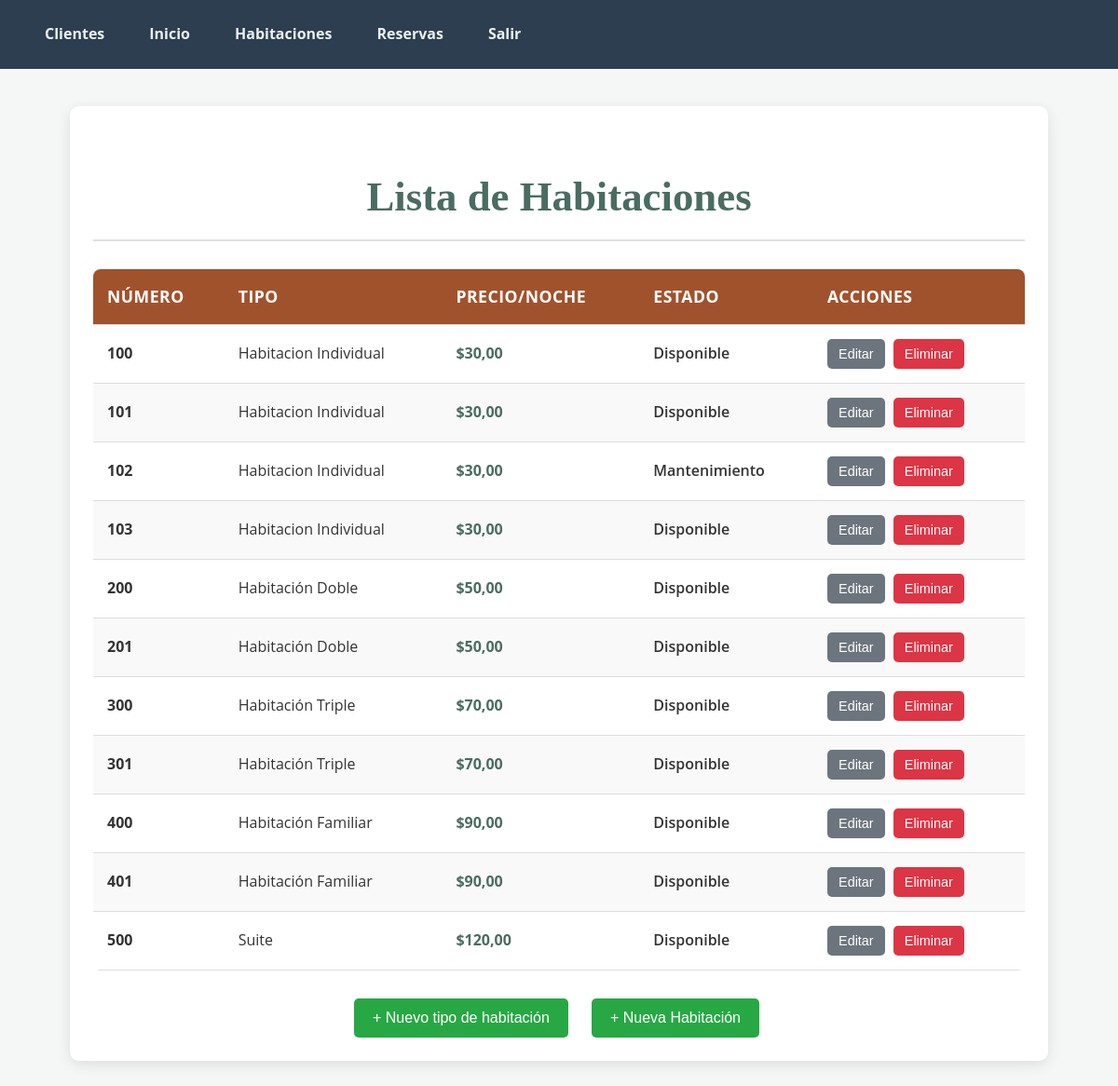
The app's page /habitaciones/ (signed in) with its own data.
### reservas/models.py (models this page shows, shortened)
class Habitacion(models.Model):
    id_habitacion = models.AutoField(primary_key=True)  # Opcional, Django lo crea automáticamente
    numero_habitacion = models.CharField(max_length=10)
    tipo_habitacion = models.ForeignKey(TipoHabitacion, on_delete=models.CASCADE)
    capacidad = models.IntegerField()
    estado = models.CharField(
        max_length=1,
        choices=[('D','Disponible'), ('O','Ocupada'), ('M','Mantenimiento')],
        default='D'
    )

class TipoHabitacion(models.Model):
    id_tipo_habitacion = models.AutoField(primary_key=True)
    nombre_tipo = models.CharField(max_length=100, unique=True)
    descripcion = models.TextField(blank=True, null=True)
    precio_noche = models.DecimalField(max_digits=10, decimal_places=2)

### reservas/views.py (the view)
# urls.py: path('habitaciones/', views.lista_habitaciones, name='habitaciones'),
@login_required
def lista_habitaciones(request):
    habitaciones = Habitacion.objects.all()
    return render(request, 'habitaciones.html', {'habitaciones': habitaciones})

### reservas/templates/habitaciones.html (shortened to what this page needs)
{% extends 'base.html' %}
{% load static %}
{% block content %}
    <link rel="stylesheet" href="{% static 'css/estiloHabitaciones.css' %}">
    <div class="container">
        <h2>Lista de Habitaciones</h2>
        <table>
            <thead>
                <tr>
                    <th>Número</th>
                    <th>Tipo</th>
                    <th>Precio/Noche</th>
                    <th>Estado</th>
                    {% if request.user.is_staff %}
                    <th>Acciones</th>
                    {% else %}
                    <th>Descripción</th>
                    {% endif %}
                </tr>
            </thead>
            <tbody>
                {% for habitacion in habitaciones %}
                <tr>
                    <td data-label="Número">{{ habitacion.numero_habitacion }}</td>
                    <td data-label="Tipo">{{ habitacion.tipo_habitacion.nombre_tipo }}</td>
                    <td data-label="Precio/Noche">${{ habitacion.tipo_habitacion.precio_noche }}</td>
                    <td data-label="Estado">{{ habitacion.get_estado_display }}</td>
                    {% if request.user.is_staff %}
                    <td data-label="Acciones">
                        <a href="{% url 'editar_habitacion' habitacion.id_habitacion %}"><button>Editar</button></a>
                        <a href="{% url 'eliminar_habitacion' habitacion.id_habitacion %}"><button style="background-color: #c00;">Eliminar</button></a>
                    </td>
                    {% else %}
                    <td data-label="Descripción">{{ habitacion.tipo_habitacion.descripcion }}</td>
                    {% endif %}
                </tr>
                {% empty %}
                <tr>
                    <td colspan="{% if request.user.is_staff %}5{% else %}4{% endif %}">No hay habitaciones registradas</td>
                </tr>
                {% endfor %}
            </tbody>
        </table>
        {% if request.user.is_authenticated and request.user.is_staff %}
        <div class="action-buttons-container">
            <div>
                <a href="{% url 'crear_tipohabitacion' %}">
                    <button>+ Nuevo tipo de habitación</button>
                </a>
            </div>
            <div>
                <a href="{% url 'crear_habitacion' %}">
                    <button>+ Nueva Habitación</button>
                </a>
            </div>
        </div>
        {% endif %}
    </div>
{% endblock %}

### reservas/static/css/base.css (style rules this page uses)
body { font-family: Arial, sans-serif; margin: 0; padding: 0; }

### reservas/static/css/login.css (style rules this page uses)
body { background-color: #f0f2f5; font-family: Arial, sans-serif; margin: 0; padding: 0; }

### reservas/static/css/estiloHabitaciones.css (style rules this page uses)
body { font-family: 'Open Sans', sans-serif; color: #333; line-height: 1.6; background-color: #f4f7f6; margin: 0; padding: 0; }
.container { max-width: 1000px; margin: 40px auto; padding: 25px; background-color: #ffffff; border-radius: 10px; box-shadow: 0 4px 15px rgba(0, 0, 0, 0.1); }
h2 { font-family: 'Playfair Display', serif; font-size: 2.8em; color: #4A6C62; text-align: center; margin-bottom: 30px; padding-bottom: 10px; border-bottom: 2px solid #e0e0e0; }
table { width: 100%; border-collapse: collapse; margin-top: 25px; background-color: #fff; border-radius: 8px; overflow: hidden; }
thead { background-color: #A0522D; color: #fff; }
th, td { padding: 15px; text-align: left; border-bottom: 1px solid #ddd; }
th { font-weight: bold; font-size: 1.1em; text-transform: uppercase; letter-spacing: 0.5px; }
tbody tr:nth-child(even) { background-color: #f9f9f9; }
td:nth-child(1) { font-weight: bold; color: #333; }
td:nth-child(3) { font-weight: bold; color: #4A6C62; }
td:nth-child(4) { font-weight: 600; }
button { background-color: #6c757d; color: #fff; border: none; padding: 8px 12px; border-radius: 5px; cursor: pointer; font-size: 0.9em; transition: background-color 0.3s ease, transform 0.2s ease; margin-right: 5px; }
button[style*="background-color: #c00"] { background-color: #dc3545 !important; }
.action-buttons-container { margin-top: 30px; display: flex; justify-content: center; gap: 20px; flex-wrap: wrap; }
.action-buttons-container button { background-color: #28a745; padding: 12px 20px; font-size: 1em; }

### records on screen
Habitacion: numero_habitacion "100", tipo_habitacion.nombre_tipo "Habitacion Individual", tipo_habitacion.precio_noche "30,00", estado "Disponible"
Habitacion: numero_habitacion "101", tipo_habitacion.nombre_tipo "Habitacion Individual", tipo_habitacion.precio_noche "30,00", estado "Disponible"
Habitacion: numero_habitacion "102", tipo_habitacion.nombre_tipo "Habitacion Individual", tipo_habitacion.precio_noche "30,00", estado "Mantenimiento"
Habitacion: numero_habitacion "103", tipo_habitacion.nombre_tipo "Habitacion Individual", tipo_habitacion.precio_noche "30,00", estado "Disponible"
Habitacion: numero_habitacion "200", tipo_habitacion.nombre_tipo "Habitación Doble", tipo_habitacion.precio_noche "50,00", estado "Disponible"
Habitacion: numero_habitacion "201", tipo_habitacion.nombre_tipo "Habitación Doble", tipo_habitacion.precio_noche "50,00", estado "Disponible"
Habitacion: numero_habitacion "300", tipo_habitacion.nombre_tipo "Habitación Triple", tipo_habitacion.precio_noche "70,00", estado "Disponible"
Habitacion: numero_habitacion "301", tipo_habitacion.nombre_tipo "Habitación Triple", tipo_habitacion.precio_noche "70,00", estado "Disponible"
Habitacion: numero_habitacion "400", tipo_habitacion.nombre_tipo "Habitación Familiar", tipo_habitacion.precio_noche "90,00", estado "Disponible"
Habitacion: numero_habitacion "401", tipo_habitacion.nombre_tipo "Habitación Familiar", tipo_habitacion.precio_noche "90,00", estado "Disponible"
Habitacion: numero_habitacion "500", tipo_habitacion.nombre_tipo "Suite", tipo_habitacion.precio_noche "120,00", estado "Disponible"
